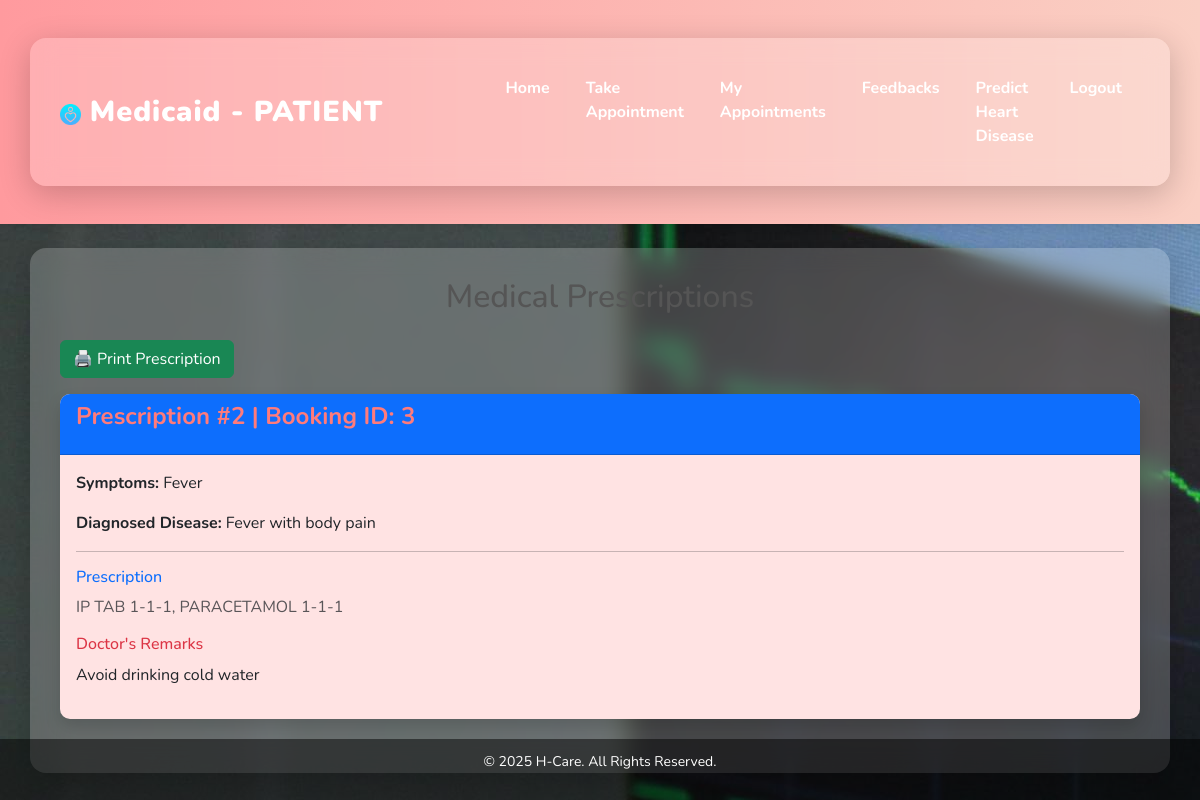
Screenshot of /viewmore/3 with the database file from the repository.
### Admin/models.py (models this page shows, shortened)
class Medicines(models.Model):
    bookid=models.ForeignKey(DoctorBooking,on_delete=models.CASCADE)
    symptoms=models.TextField(blank=True, null=True)
    disease=models.TextField(blank=True, null=True)
    prescription=models.TextField(blank=True, null=True)
    remarks=models.TextField(blank=True, null=True)

class DoctorBooking(models.Model):
    patient = models.ForeignKey(Patient, on_delete=models.CASCADE, related_name="bookings")
    doctor = models.ForeignKey(Doctor, on_delete=models.CASCADE, related_name="appointments")
    booking_date = models.DateField()
    booking_sloat = models.IntegerField()
    symptoms = models.TextField()
    status = models.CharField(max_length=20, choices=[
        ('Pending', 'Pending'),
        ('Confirmed', 'Confirmed'),
        ('Completed', 'Completed'),
        ('Cancelled', 'Cancelled')
    ], default='Pending')

### Patient/views.py (the view)
# urls.py: path('viewmore/<int:id>', v1.viewmore, name='viewmore'),
@csrf_exempt
def viewmore(request,id):
    id=DoctorBooking.objects.get(id=id)
    med=Medicines.objects.filter(bookid=id).first()
    return render(request,"Patient/viewmore.html",{"ob":med})

### Templates/Patient/viewmore.html (shortened to what this page needs)
{% extends "Patient/base.html" %}
{% block content %}
<div class="container mt-4">
    <h2 class="text-center mb-4">Medical Prescriptions</h2>
    {% if ob %}
        <button onclick="printPrescriptions()" class="btn btn-success mb-3">🖨️ Print Prescription</button>
        <div id="prescription-content">
            <div class="card mb-4 shadow">
                <div class="card-header bg-primary text-white">
                    <h5>Prescription #{{ ob.id }} | Booking ID: {{ ob.bookid.id }}</h5>
                </div>
                <div class="card-body">
                    <p><strong>Symptoms:</strong> {{ ob.symptoms }}</p>
                    <p><strong>Diagnosed Disease:</strong> {{ ob.disease }}</p>
                    <hr>
                    <h6 class="text-primary">Prescription</h6>
                    <p class="text-muted">{{ ob.prescription }}</p>
                    <h6 class="text-danger">Doctor's Remarks</h6>
                    <p>{{ ob.remarks }}</p>
                </div>
            </div>
        </div>
    {% else %}
        <p class="text-center text-danger">No prescriptions available.</p>
    {% endif %}
</div>
{% endblock %}

### Templates/Patient/viewmore.html (style rules this page uses)
.card { border-radius: 10px; overflow: hidden; page-break-inside: avoid; }
.card-header { font-weight: bold; }
.card-body p { font-size: 16px; line-height: 1.5; }

### rows the page displays
Medicines: id "2", bookid.id "3", symptoms "Fever", disease "Fever with body pain", prescription "IP TAB 1-1-1, PARACETAMOL 1-1-1", remarks "Avoid drinking cold water"
